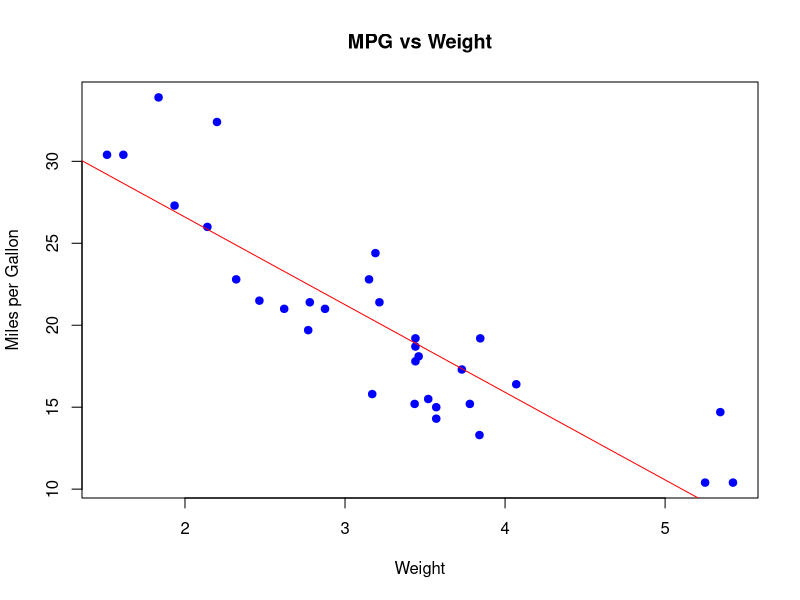
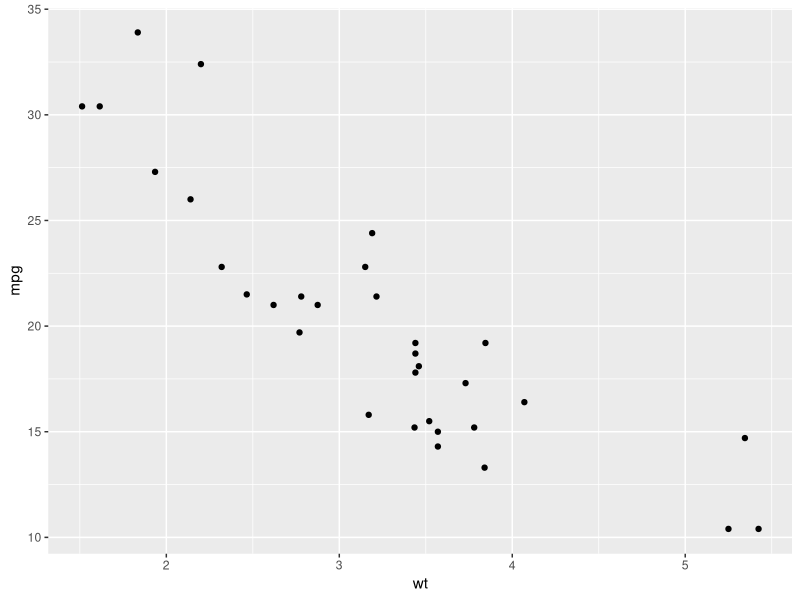
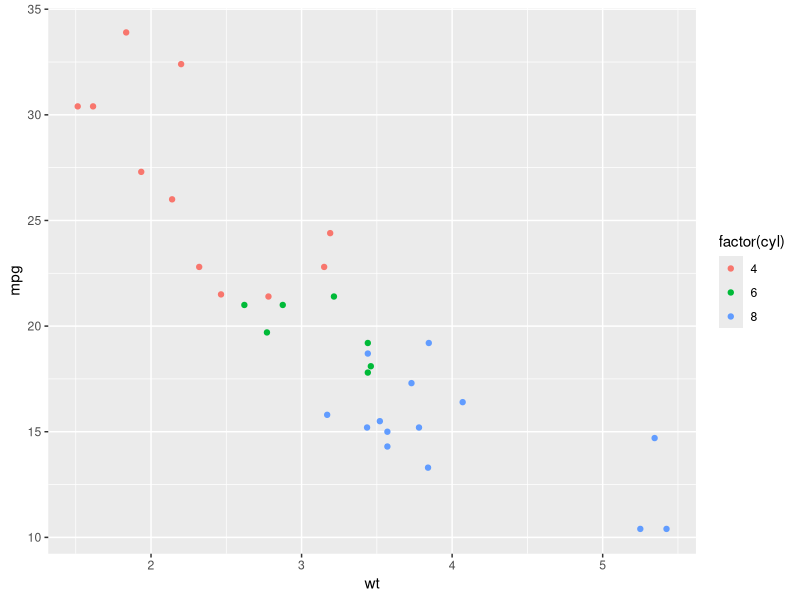
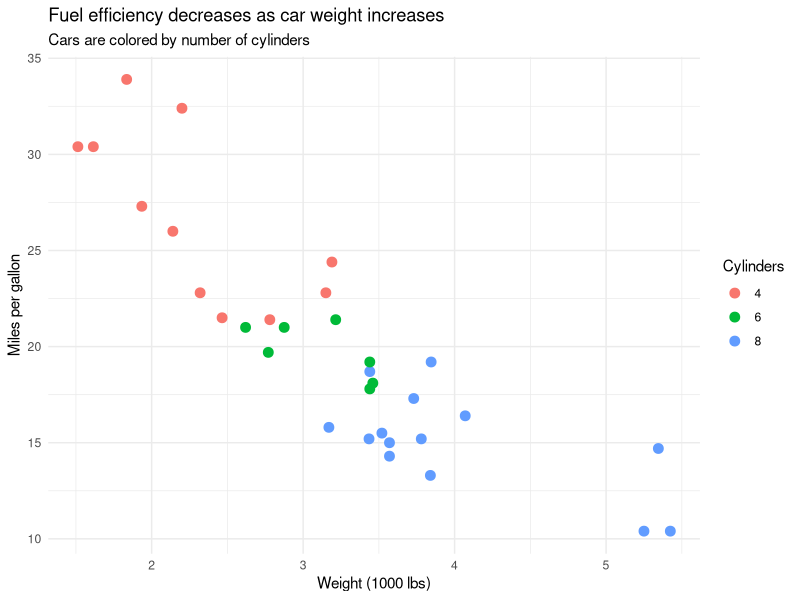
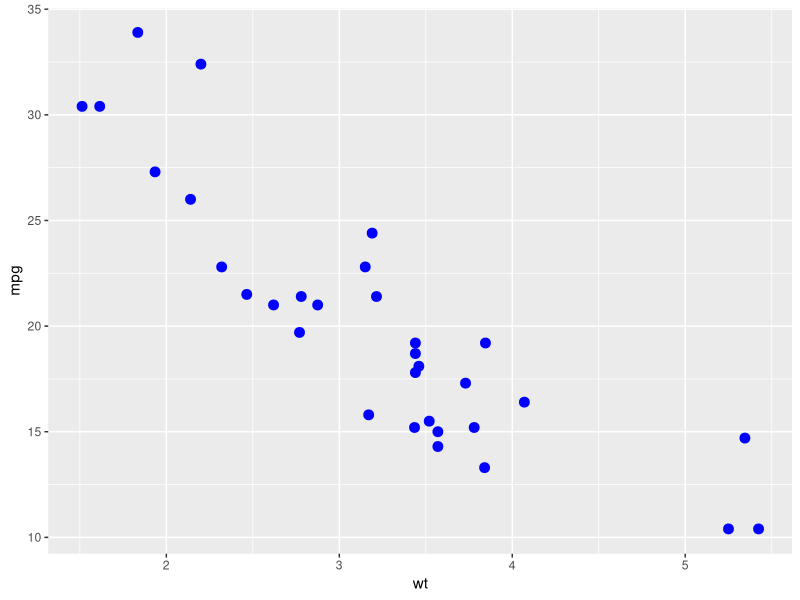
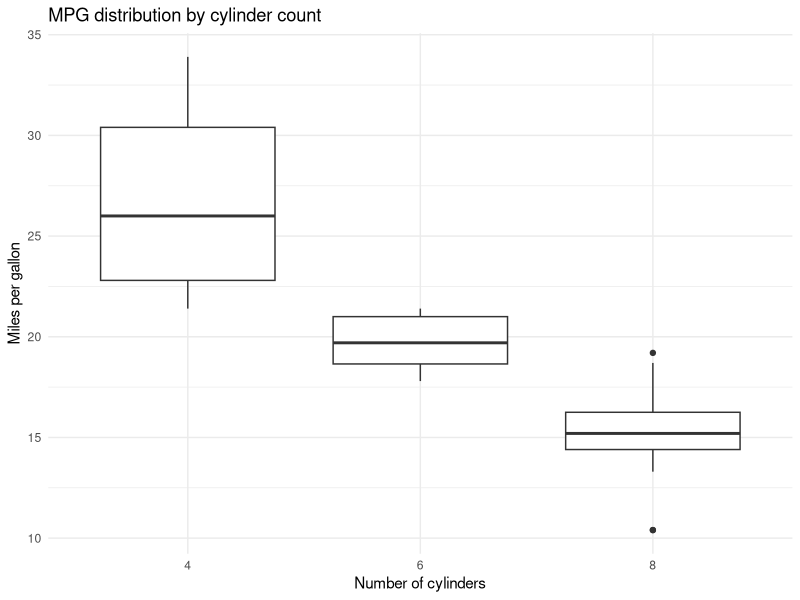
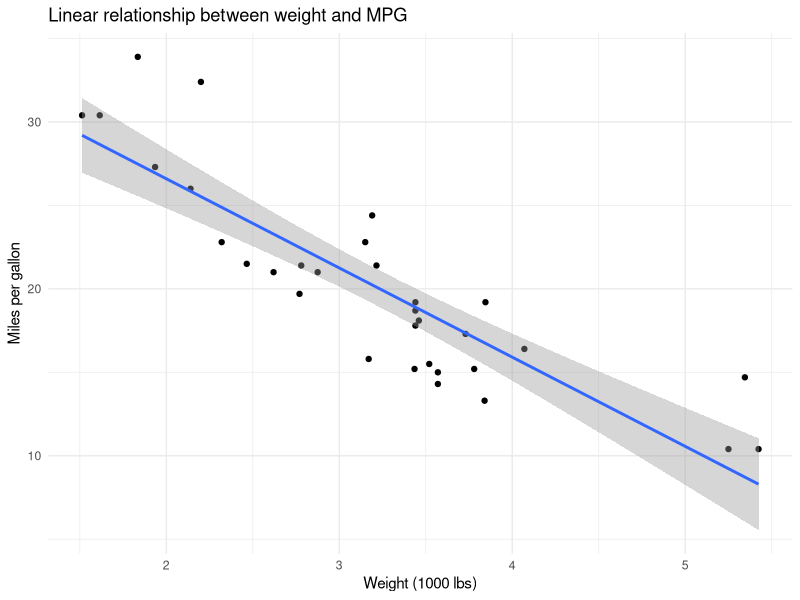
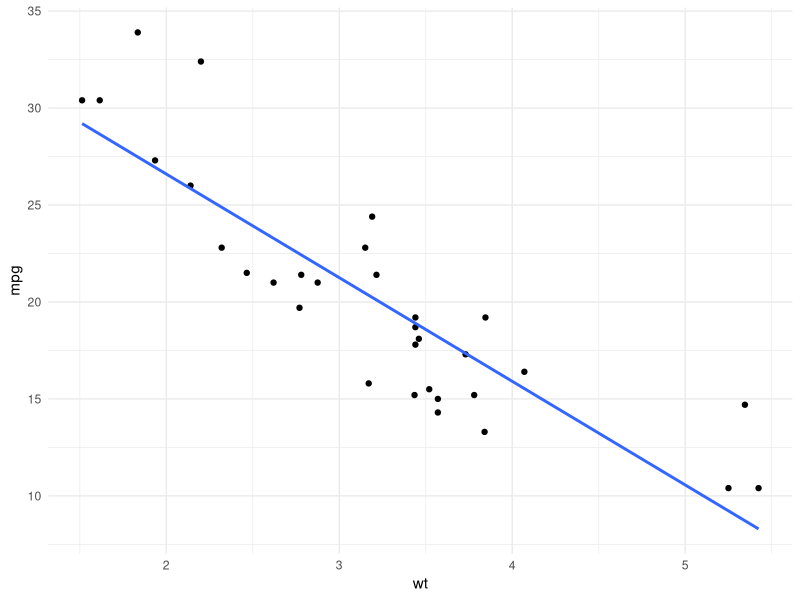

Generate these figures, in order, with R:
rm(list = ls())

# ==============================================================================
# Data Visualization in R
# Base R plotting and ggplot2
# ==============================================================================
# It first shows the base R plotting style,
# then introduces ggplot2, emphasizing the Grammar of Graphics:
#
#   data + aesthetics + geometries + statistics + scales + coordinates + facets + themes
#
# In ggplot2, a plot is built in layers. Each layer can add a visual element,
# such as points, lines, smooth curves, labels, or summaries.
# ==============================================================================


# ------------------------------------------------------------------------------
# Load example data
# ------------------------------------------------------------------------------
# mtcars is a built-in R dataset with measurements for 32 cars.
# Useful variables include:
#   mpg  = miles per gallon
#   wt   = car weight, in 1000 lbs
#   hp   = horsepower
#   cyl  = number of cylinders
#   gear = number of forward gears
# ------------------------------------------------------------------------------
data(mtcars)


# ------------------------------------------------------------------------------
# Base R Plot
# ------------------------------------------------------------------------------
# Base R graphics are usually procedural: we first create a plot, then add
# elements to the existing graphics page using additional functions.
# ------------------------------------------------------------------------------
x <- mtcars$wt
y <- mtcars$mpg

plot(x, y,
     main = "MPG vs Weight",        # plot title
     xlab = "Weight",               # x-axis label
     ylab = "Miles per Gallon",      # y-axis label
     col = "blue",                  # point color
     pch = 19)                      # plotting symbol: 19 = solid circle

# abline() is a low-level plotting function: it adds to the current plot rather
# than creating a new one. Here it adds a linear regression line.
abline(lm(y ~ x), col = "red")


# ------------------------------------------------------------------------------
# ggplot2
# ------------------------------------------------------------------------------
# ggplot2 is based on the Grammar of Graphics. Instead of directly drawing step
# by step, we describe how variables should be mapped to visual properties.
#
# Key terms:
#   ggplot()   starts the plot and defines the dataset
#   aes()      maps variables to visual aesthetics such as x, y, color, size
#   geom_*()   defines the type of graphical object, such as points or lines
#   labs()     changes titles, subtitles, captions, and axis labels
#   theme_*()  changes non-data appearance, such as background and grid lines
#   facet_*()  splits one plot into multiple panels
# ------------------------------------------------------------------------------
library(ggplot2)


# ------------------------------------------------------------------------------
# 1. Basic scatterplot
# ------------------------------------------------------------------------------
# ggplot(mtcars, aes(x = wt, y = mpg)) initializes the plot:
#   - mtcars is the data frame
#   - aes(x = wt, y = mpg) maps variables to axes
#
# geom_point() adds a point layer. Each row in mtcars becomes one point.
# ------------------------------------------------------------------------------
ggplot(mtcars, aes(x = wt, y = mpg)) +
  geom_point()


# ------------------------------------------------------------------------------
# 2. Aesthetic mapping
# ------------------------------------------------------------------------------
# Aesthetic mapping means connecting a variable in the data to a visual property.
# Here, color = factor(cyl) maps the number of cylinders to point color.
#
# Important distinction:
#   aes(color = factor(cyl)) maps a variable to color and creates a legend.
#   color = "blue" outside aes() sets all points to the same fixed color.
#
# factor(cyl) tells ggplot2 to treat cylinders as categories, not as a continuous
# numeric scale.
# ------------------------------------------------------------------------------
ggplot(mtcars, aes(wt, mpg, color = factor(cyl))) +
  geom_point()


# Same idea, but with more explicit labels.
# labs(color = "Cylinders") changes the legend title.
ggplot(mtcars, aes(x = wt, y = mpg, color = factor(cyl))) +
  geom_point(size = 3) +
  labs(title = "Fuel efficiency decreases as car weight increases",
       subtitle = "Cars are colored by number of cylinders",
       x = "Weight (1000 lbs)",
       y = "Miles per gallon",
       color = "Cylinders") +
  theme_minimal()


# ------------------------------------------------------------------------------
# 3. Setting aesthetics instead of mapping them
# ------------------------------------------------------------------------------
# In this example, color is outside aes(), so it is not linked to a variable.
# All points are simply drawn in the same color.
# ------------------------------------------------------------------------------
ggplot(mtcars, aes(x = wt, y = mpg)) +
  geom_point(color = "blue", size = 3)


# ------------------------------------------------------------------------------
# 4. Boxplot
# ------------------------------------------------------------------------------
# geom_boxplot() summarizes the distribution of mpg within each cylinder group.
#
# factor(cyl) is used because boxplots require groups on the x-axis. If cyl were
# treated as numeric, ggplot2 would interpret it as a continuous variable.
# ------------------------------------------------------------------------------
ggplot(mtcars, aes(x = factor(cyl), y = mpg)) +
  geom_boxplot() +
  labs(title = "MPG distribution by cylinder count",
       x = "Number of cylinders",
       y = "Miles per gallon") +
  theme_minimal()


# ------------------------------------------------------------------------------
# 5. Layers with regression
# ------------------------------------------------------------------------------
# ggplot2 plots are built by adding layers with +.
#
# geom_point() draws the observed data.
# geom_smooth(method = "lm") adds a fitted linear model line.
#
# By default, geom_smooth() also shows a confidence interval around the fitted
# line. Use se = FALSE to hide it.
# ------------------------------------------------------------------------------
ggplot(mtcars, aes(x = wt, y = mpg)) +
  geom_point() +
  geom_smooth(method = "lm") +
  labs(title = "Linear relationship between weight and MPG",
       x = "Weight (1000 lbs)",
       y = "Miles per gallon") +
  theme_minimal()


# Version without confidence interval.
ggplot(mtcars, aes(x = wt, y = mpg)) +
  geom_point() +
  geom_smooth(method = "lm", se = FALSE) +
  theme_minimal()


# ------------------------------------------------------------------------------
# 6. Faceting
# ------------------------------------------------------------------------------
# Faceting creates small multiples: the same plot is repeated for subsets of the
# data. facet_wrap(~ cyl) creates one panel for each value of cyl.
#
# This is useful when comparing patterns across groups without manually creating
# multiple separate plots.
# ------------------------------------------------------------------------------
ggplot(mtcars, aes(x = wt, y = mpg)) +
  geom_point() +
  facet_wrap(~ cyl) +
  labs(title = "MPG vs weight, split by cylinder count",
       x = "Weight (1000 lbs)",
       y = "Miles per gallon") +
  theme_minimal()


# ------------------------------------------------------------------------------
# 7. Histograms and binning
# ------------------------------------------------------------------------------
# geom_histogram() visualizes the distribution of one numeric variable.
# binwidth controls the width of the intervals used to count observations.
#
# Choosing binwidth is an analytical decision: too wide hides detail, too narrow
# may overemphasize noise.
# ------------------------------------------------------------------------------
ggplot(mtcars, aes(x = mpg)) +
  geom_histogram(binwidth = 3, color = "white") +
  labs(title = "Distribution of fuel efficiency",
       x = "Miles per gallon",
       y = "Number of cars") +
  theme_minimal()


# ------------------------------------------------------------------------------
# 8. Scales
# ------------------------------------------------------------------------------
# Scales control how data values are translated into visual properties.
# For example, scale_x_continuous() can change axis breaks, and
# scale_color_brewer() can change a categorical color palette.
# ------------------------------------------------------------------------------
ggplot(mtcars, aes(x = wt, y = mpg, color = factor(cyl))) +
  geom_point(size = 3) +
  scale_x_continuous(breaks = seq(2, 6, by = 1)) +
  scale_color_brewer(palette = "Set1") +
  labs(title = "Customized scales",
       x = "Weight (1000 lbs)",
       y = "Miles per gallon",
       color = "Cylinders") +
  theme_minimal()


# ------------------------------------------------------------------------------
# 9. Themes
# ------------------------------------------------------------------------------
# Themes control non-data elements of a plot: background, grid lines, fonts,
# legend position, margins, and more.
#
# Common complete themes include:
#   theme_minimal()
#   theme_bw()
#   theme_classic()
#   theme_light()
# ------------------------------------------------------------------------------
ggplot(mtcars, aes(x = wt, y = mpg, color = factor(cyl))) +
  geom_point(size = 3) +
  labs(title = "Theme example",
       x = "Weight (1000 lbs)",
       y = "Miles per gallon",
       color = "Cylinders") +
  theme_bw() +
  theme(legend.position = "bottom")


# ------------------------------------------------------------------------------
# 10. Saving plots
# ------------------------------------------------------------------------------
# ggsave() saves the most recently printed ggplot object by default.
#
# Better practice: assign the plot to an object, then pass it explicitly to
# ggsave(). This avoids accidentally saving the wrong plot.
# ------------------------------------------------------------------------------
p <- ggplot(mtcars, aes(x = wt, y = mpg, color = factor(cyl))) +
  geom_point(size = 3) +
  geom_smooth(method = "lm", se = FALSE) +
  labs(title = "Fuel efficiency by car weight",
       x = "Weight (1000 lbs)",
       y = "Miles per gallon",
       color = "Cylinders") +
  theme_minimal()

p

# width and height are in inches by default.
# dpi is especially relevant for raster formats such as PNG.
ggsave("plot.png", plot = p, width = 6, height = 4, dpi = 300)

# PDF is often preferred for vector graphics, especially for papers and slides.
ggsave("plot.pdf", plot = p, width = 6, height = 4)
